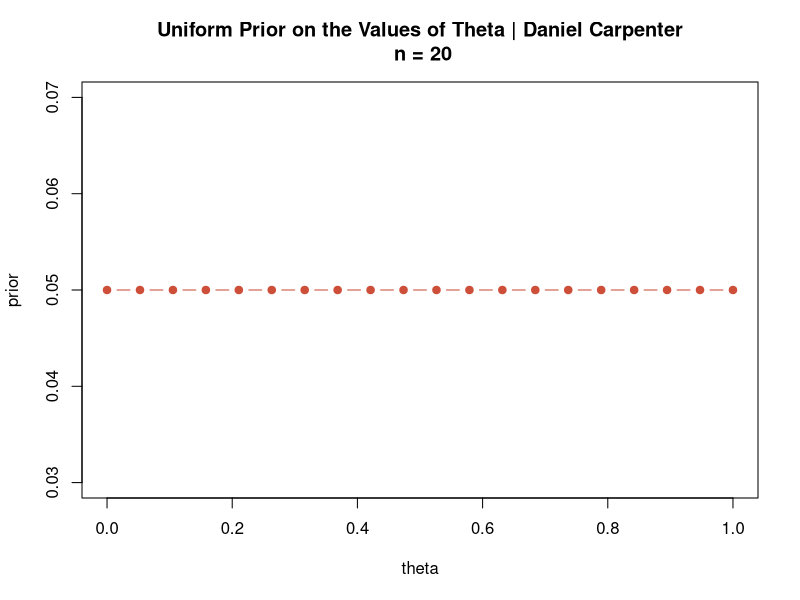
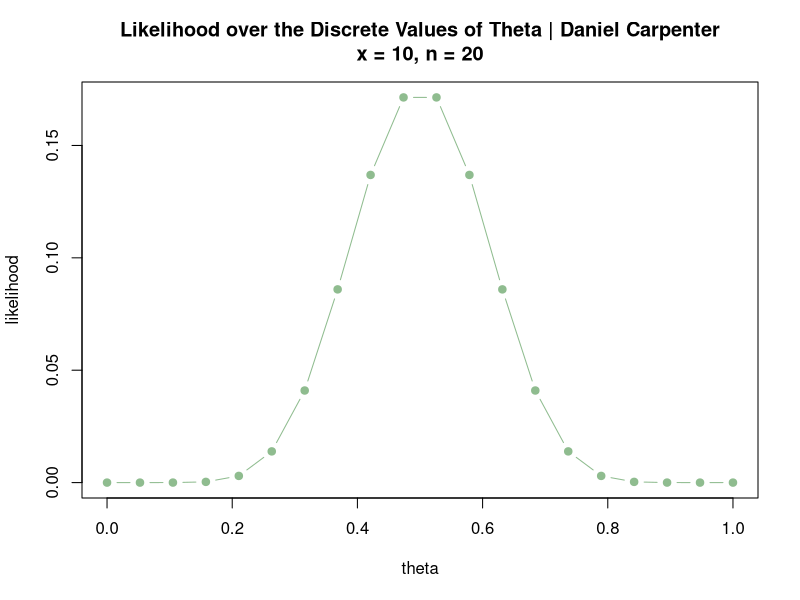
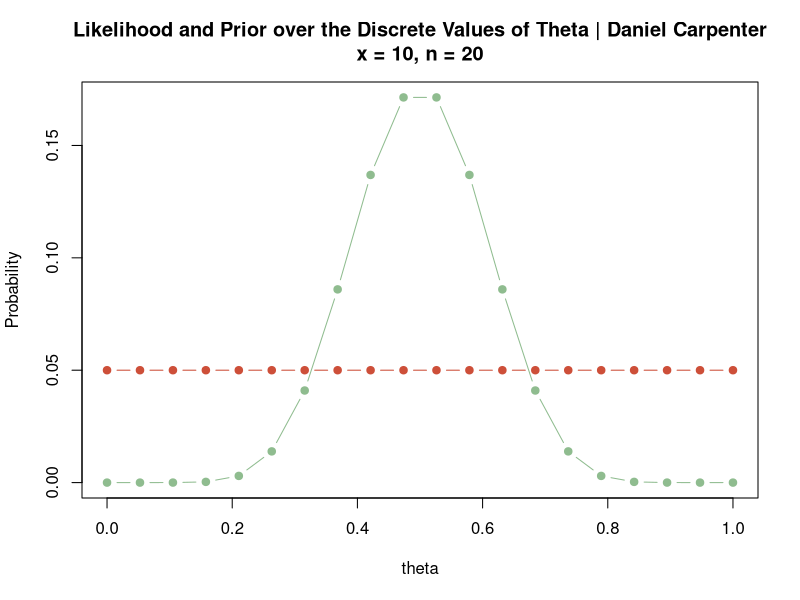
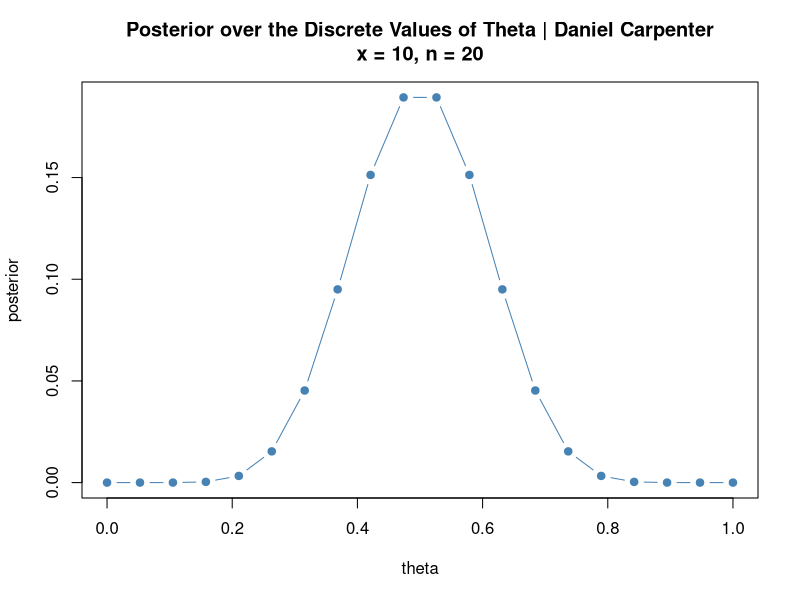
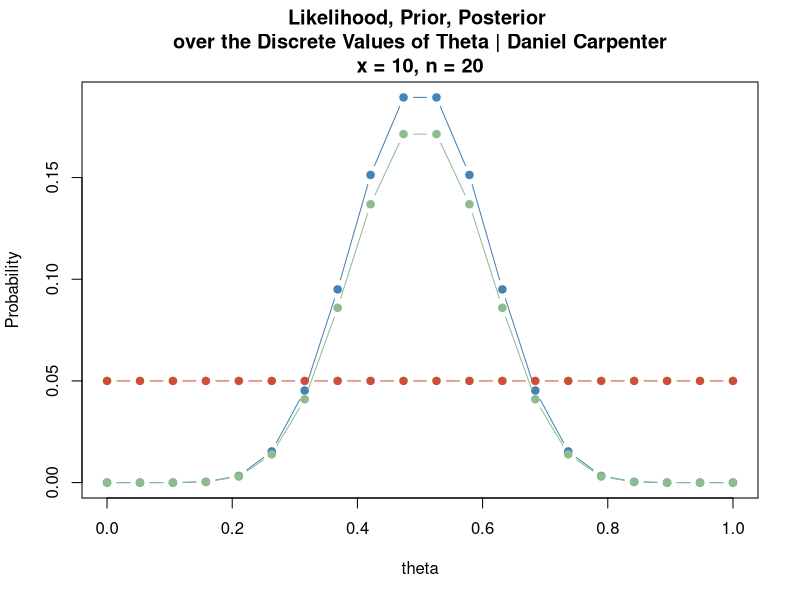

Recreate these plots in R, in order.
## ---- chunk 1
knitr::opts_chunk$set(echo = TRUE)
## ---- chunk 2
# Probability of success given N number of trials
from = 0
to   = 1
n    = 10

theta <- seq(from, to, length = n)

# Point Estimate for Theta
pointEst <- mean(theta)
pointEst
## ---- chunk 3
classicalEst <- pointEst + c(-1, 1) * 1.95 * sqrt(pointEst*(1 - pointEst) / n)
classicalEst
## ---- chunk 4
print(paste0("We can be 95% confident that the true value of theta will be between ",
             round(classicalEst[1], 4), " and ", round(classicalEst[2], 4), 
             " (rounded to 4 decimal places) if repreated samples were taken."))
## ---- chunk 5
print(paste0("There are ", n, " number of samples used to make the interval."))
## ---- chunk 6
print(paste0("An infinite number of samples are assumed to give this interpretation"))
## ---- chunk 7
# Probability of success given N number of trials
from = 0
to   = 1
n    = 20

theta <- seq(from, to, length = n)
## ---- chunk 8
prior = rep(1/n, n)

priorPlot <- plot(x = theta, y = prior, 
                  main = paste0("Uniform Prior on the Values of Theta | Daniel Carpenter\n n = ", n),
                  type = "b", pch = 19, col = "tomato3")
## ---- chunk 9
# Substitute Dummy Input value for `x`
numSuccesses = round(n / 2)

likelihood  = dbinom(x=numSuccesses, size = n, prob = theta)
## ---- chunk 10
likelihoodPlot <- plot(x = theta, y = likelihood, 
                       main = paste0("Likelihood over the Discrete Values of Theta | Daniel Carpenter\n",
                                     "x = ", numSuccesses, ", n = ", n),
                       type = "b", pch = 19, col = "darkseagreen")
## ---- chunk 11
# Plot the likelihood
plot(x = theta, y = likelihood, 
                     main = paste0("Likelihood and Prior over the Discrete Values of Theta | Daniel Carpenter\n",
                                   "x = ", numSuccesses, ", n = ", n),
     ylab = "Probability",
                     type = "b", pch = 19, col = "darkseagreen")

# Plot the Prior
lines(x = theta, y = prior, type = "b", pch = 19, col = "tomato3")
## ---- chunk 12
# Calculate the Prior x the Likelihood
h <-  prior * likelihood

# Get the posterior Distribution
posterior = h / sum(h)

# Plot of only the posterior
plot(x = theta, y = posterior,
     main = paste0("Posterior over the Discrete Values of Theta | Daniel Carpenter\n",
                   "x = ", numSuccesses, ", n = ", n),
     type = "b", pch = 19, col = "steelblue")
## ---- chunk 13
# Plot the Posterior
plot(x = theta, y = posterior, 
                     main = paste0("Likelihood, Prior, Posterior \nover the Discrete Values of Theta | Daniel Carpenter\n",
                                   "x = ", numSuccesses, ", n = ", n),
                     type = "b", pch = 19, col = "steelblue",
     ylab = "Probability")

# Prior
lines(x = theta, y = prior,     type = "b", pch = 19, col = "tomato3")

# Likelihood
lines(x = theta, y = likelihood, type = "b", pch = 19, col = "darkseagreen")

## ---- chunk 14

## ---- chunk 15

## ---- chunk 16

## ---- chunk 17

## ---- chunk 18

## ---- chunk 19

## ---- chunk 20

